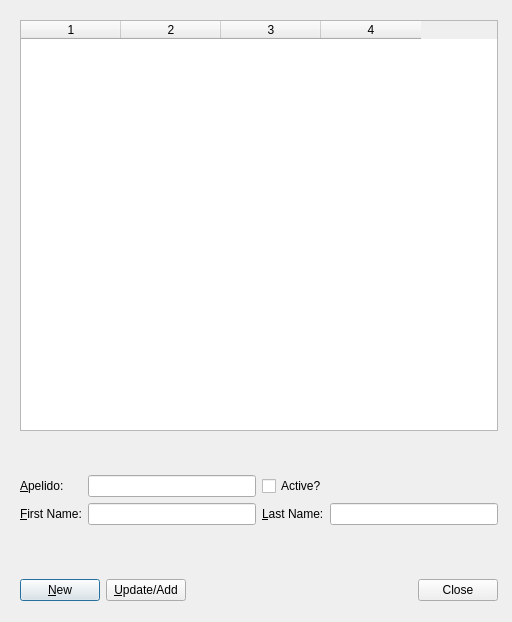
<?xml version="1.0" encoding="UTF-8"?>
<ui version="4.0">
 <class>studentsDialog</class>
 <widget class="QDialog" name="studentsDialog">
  <property name="geometry">
   <rect>
    <x>0</x>
    <y>0</y>
    <width>512</width>
    <height>622</height>
   </rect>
  </property>
  <property name="windowTitle">
   <string>Students</string>
  </property>
  <widget class="QWidget" name="layoutWidget">
   <property name="geometry">
    <rect>
     <x>20</x>
     <y>20</y>
     <width>478</width>
     <height>581</height>
    </rect>
   </property>
   <layout class="QVBoxLayout" name="verticalLayout_2">
    <item>
     <layout class="QVBoxLayout" name="verticalLayout">
      <item>
       <widget class="QTableWidget" name="studentTableWidget">
        <property name="enabled">
         <bool>true</bool>
        </property>
        <property name="cursor" stdset="0">
         <cursorShape>ArrowCursor</cursorShape>
        </property>
        <property name="editTriggers">
         <set>QAbstractItemView::NoEditTriggers</set>
        </property>
        <property name="alternatingRowColors">
         <bool>true</bool>
        </property>
        <property name="selectionMode">
         <enum>QAbstractItemView::SingleSelection</enum>
        </property>
        <property name="selectionBehavior">
         <enum>QAbstractItemView::SelectRows</enum>
        </property>
        <property name="columnCount">
         <number>4</number>
        </property>
        <attribute name="horizontalHeaderVisible">
         <bool>true</bool>
        </attribute>
        <attribute name="verticalHeaderVisible">
         <bool>false</bool>
        </attribute>
        <column/>
        <column/>
        <column/>
        <column/>
       </widget>
      </item>
      <item>
       <spacer name="verticalSpacer_2">
        <property name="orientation">
         <enum>Qt::Vertical</enum>
        </property>
        <property name="sizeType">
         <enum>QSizePolicy::Fixed</enum>
        </property>
        <property name="sizeHint" stdset="0">
         <size>
          <width>474</width>
          <height>38</height>
         </size>
        </property>
       </spacer>
      </item>
      <item>
       <layout class="QGridLayout" name="gridLayout">
        <item row="0" column="0">
         <widget class="QLabel" name="nickNameLabel">
          <property name="text">
           <string>&amp;Apelido:</string>
          </property>
          <property name="buddy">
           <cstring>nickNameInput</cstring>
          </property>
         </widget>
        </item>
        <item row="0" column="1">
         <widget class="QLineEdit" name="nickNameInput"/>
        </item>
        <item row="0" column="2" colspan="2">
         <widget class="QCheckBox" name="activeCheckBox">
          <property name="layoutDirection">
           <enum>Qt::LeftToRight</enum>
          </property>
          <property name="text">
           <string>Active?</string>
          </property>
         </widget>
        </item>
        <item row="1" column="0">
         <widget class="QLabel" name="firstNameLabel">
          <property name="text">
           <string>&amp;First Name:</string>
          </property>
          <property name="buddy">
           <cstring>firstNameInput</cstring>
          </property>
         </widget>
        </item>
        <item row="1" column="1">
         <widget class="QLineEdit" name="firstNameInput"/>
        </item>
        <item row="1" column="2">
         <widget class="QLabel" name="lastNameLabel">
          <property name="text">
           <string>&amp;Last Name:</string>
          </property>
          <property name="buddy">
           <cstring>lastNameInput</cstring>
          </property>
         </widget>
        </item>
        <item row="1" column="3">
         <widget class="QLineEdit" name="lastNameInput"/>
        </item>
       </layout>
      </item>
     </layout>
    </item>
    <item>
     <spacer name="verticalSpacer">
      <property name="orientation">
       <enum>Qt::Vertical</enum>
      </property>
      <property name="sizeType">
       <enum>QSizePolicy::Fixed</enum>
      </property>
      <property name="sizeHint" stdset="0">
       <size>
        <width>474</width>
        <height>48</height>
       </size>
      </property>
     </spacer>
    </item>
    <item>
     <layout class="QHBoxLayout" name="horizontalLayout">
      <item>
       <widget class="QPushButton" name="newButton">
        <property name="text">
         <string>&amp;New</string>
        </property>
       </widget>
      </item>
      <item>
       <widget class="QPushButton" name="updateButton">
        <property name="text">
         <string>&amp;Update/Add</string>
        </property>
       </widget>
      </item>
      <item>
       <spacer name="horizontalSpacer">
        <property name="orientation">
         <enum>Qt::Horizontal</enum>
        </property>
        <property name="sizeHint" stdset="0">
         <size>
          <width>40</width>
          <height>20</height>
         </size>
        </property>
       </spacer>
      </item>
      <item>
       <widget class="QDialogButtonBox" name="buttonBox">
        <property name="orientation">
         <enum>Qt::Horizontal</enum>
        </property>
        <property name="standardButtons">
         <set>QDialogButtonBox::Close</set>
        </property>
        <property name="centerButtons">
         <bool>false</bool>
        </property>
       </widget>
      </item>
     </layout>
    </item>
   </layout>
  </widget>
 </widget>
 <tabstops>
  <tabstop>nickNameInput</tabstop>
  <tabstop>activeCheckBox</tabstop>
  <tabstop>firstNameInput</tabstop>
  <tabstop>lastNameInput</tabstop>
  <tabstop>newButton</tabstop>
 </tabstops>
 <resources/>
 <connections>
  <connection>
   <sender>buttonBox</sender>
   <signal>rejected()</signal>
   <receiver>studentsDialog</receiver>
   <slot>reject()</slot>
   <hints>
    <hint type="sourcelabel">
     <x>416</x>
     <y>336</y>
    </hint>
    <hint type="destinationlabel">
     <x>286</x>
     <y>274</y>
    </hint>
   </hints>
  </connection>
  <connection>
   <sender>buttonBox</sender>
   <signal>accepted()</signal>
   <receiver>studentsDialog</receiver>
   <slot>accept()</slot>
   <hints>
    <hint type="sourcelabel">
     <x>416</x>
     <y>330</y>
    </hint>
    <hint type="destinationlabel">
     <x>157</x>
     <y>274</y>
    </hint>
   </hints>
  </connection>
 </connections>
</ui>
